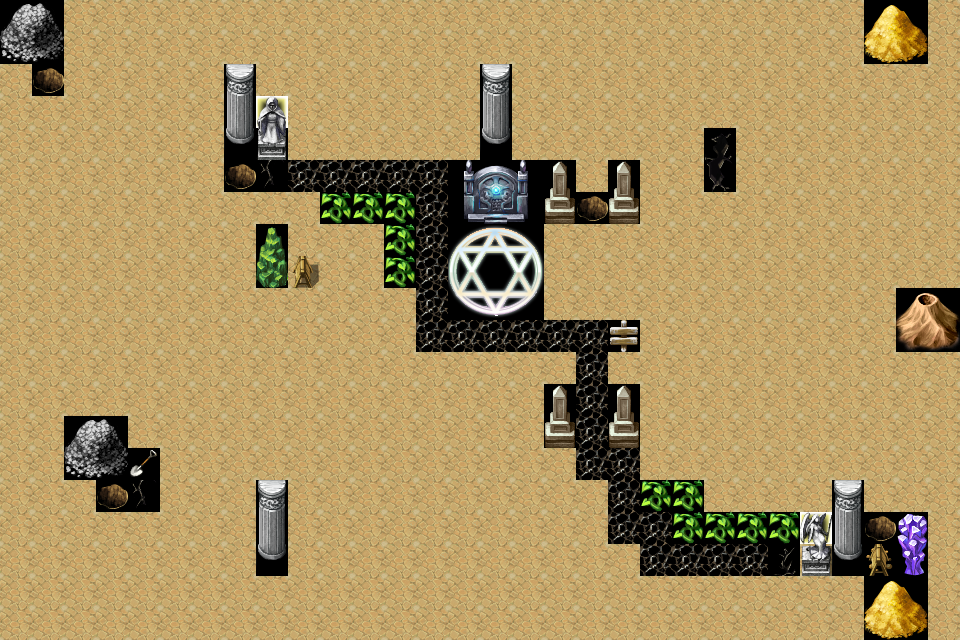

A 2D game scene composited from a Tiled map and its tileset images. What follows is a short description and the map's XML, with each tile layer's data collapsed to a summary:
An orthogonal 30x20 tile map with 32x32 px tiles, 2 tile layers (background, floor), 7 tilesets.

<map version="1.0" orientation="orthogonal" renderorder="right-down" width="30" height="20" tilewidth="32" tileheight="32" nextobjectid="1">
 <tileset firstgid="1" name="floor" tilewidth="32" tileheight="32">
  <image source="TileA1.png" width="512" height="384" />
 </tileset>
 <tileset firstgid="193" name="floor2" tilewidth="32" tileheight="32">
  <image source="TileA2.png" width="512" height="384" />
 </tileset>
 <tileset firstgid="385" name="floor3" tilewidth="32" tileheight="32">
  <image source="TileA3.png" width="512" height="256" />
 </tileset>
 <tileset firstgid="513" name="floor4" tilewidth="32" tileheight="32">
  <image source="TileA4.png" width="512" height="480" />
 </tileset>
 <tileset firstgid="753" name="floor5" tilewidth="32" tileheight="32">
  <image source="TileA5.png" width="256" height="512" />
 </tileset>
 <tileset firstgid="881" name="floor6" tilewidth="32" tileheight="32">
  <image source="TileB.png" width="512" height="512" />
 </tileset>
 <tileset firstgid="1137" name="floor7" tilewidth="32" tileheight="32">
  <image source="TileD.png" width="512" height="512" />
 </tileset>
 <layer name="background" width="30" height="20">
  <data>[600 cells, 600 non-empty, 49 distinct tile ids]</data>
 </layer>
 <layer name="floor" width="30" height="20">
  <data>[600 cells, 6 non-empty, 5 distinct tile ids]</data>
 </layer>
</map>
